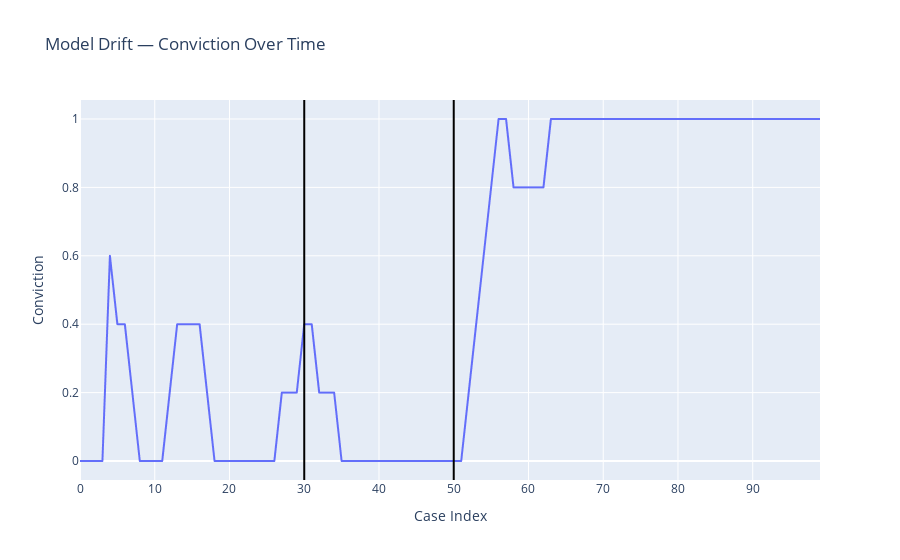

This figure's notebook cell:
### Markdown cell above
## We can also count the number of times the models disagree with each other

### Code cell
mismatch_count_df = pd.DataFrame(mismatch_counts, columns=["Prediction Deviation"])

# plot = sns.lineplot(x=mismatch_count_rolling_df.index, y='Prediction Deviation', data=mismatch_count_rolling_df)
# plt.legend(title = 'variable', labels = mismatch_count_rolling_df.columns)
# sns.move_legend(plot, "upper left", bbox_to_anchor=(1, 1))
# plt.ylabel("value")
# plt.xlabel("index")
# plt.axvline(x=30, color = 'black')
# plt.axvline(x=len(df_test_no_drift), color = 'black')
# plt.show()

plot_drift(mismatch_count_df, line_positions=[30, len(df_test_no_drift)], rolling_window=5)

### Figure 1 — Plotly figure (JSON) as saved in the notebook; plotly's stock layout.template omitted (floating-point values rounded to 4 significant figures)
{"data": [{"name": "Prediction Deviation", "type": "scattergl", "x": [0, 1, 2, 3, 4, 5, 6, 7, 8, 9, 10, 11, 12, 13, 14, 15, 16, 17, 18, 19, 20, 21, 22, 23, 24, 25, 26, 27, 28, 29, 30, 31, 32, 33, 34, 35, 36, 37, 38, 39, 40, 41, 42, 43, 44, 45, 46, 47, 48, 49, 50, 51, 52, 53, 54, 55, 56, 57, 58, 59, 60, 61, 62, 63, 64, 65, 66, 67, 68, 69, 70, 71, 72, 73, 74, 75, 76, 77, 78, 79, 80, 81, 82, 83, 84, 85, 86, 87, 88, 89, 90, 91, 92, 93, 94, 95, 96, 97, 98, 99], "y": [0, 0, 0, 0, 0.6, 0.4, 0.4, 0.2, 0, 0, 0, 0, 0.2, 0.4, 0.4, 0.4, 0.4, 0.2, 0, 0, 0, 0, 0, 0, 0, 0, 0, 0.2, 0.2, 0.2, 0.4, 0.4, 0.2, 0.2, 0.2, 0, 0, 0, 0, 0, 0, 0, 0, 0, 0, 0, 0, 0, 0, 0, 0, 0, 0.2, 0.4, 0.6, 0.8, 1, 1, 0.8, 0.8, 0.8, 0.8, 0.8, 1, 1, 1, 1, 1, 1, 1, 1, 1, 1, 1, 1, 1, 1, 1, 1, 1, 1, 1, 1, 1, 1, 1, 1, 1, 1, 1, 1, 1, 1, 1, 1, 1, 1, 1, 1, 1]}], "layout": {"shapes": [{"line": {"color": "black"}, "type": "line", "x0": 30, "x1": 30, "xref": "x", "y0": 0, "y1": 1, "yref": "y domain"}, {"line": {"color": "black"}, "type": "line", "x0": 50, "x1": 50, "xref": "x", "y0": 0, "y1": 1, "yref": "y domain"}], "title": {"text": "Model Drift — Conviction Over Time"}, "xaxis": {"anchor": "y", "domain": [0, 1], "title": {"text": "Case Index"}}, "yaxis": {"anchor": "x", "domain": [0, 1], "title": {"text": "Conviction"}}}}
